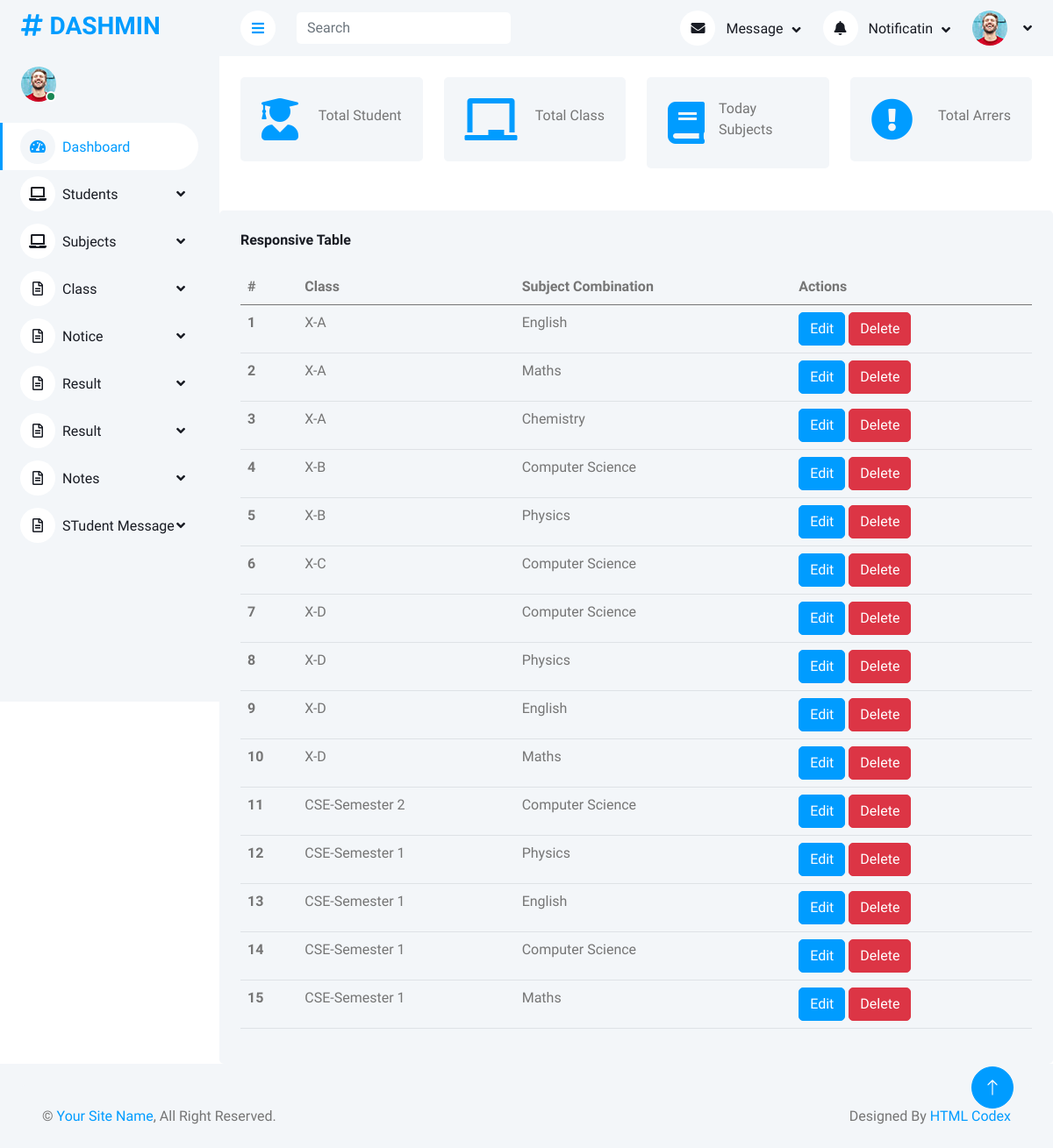
The app's page /manage/manage_subject_combination/, older data.
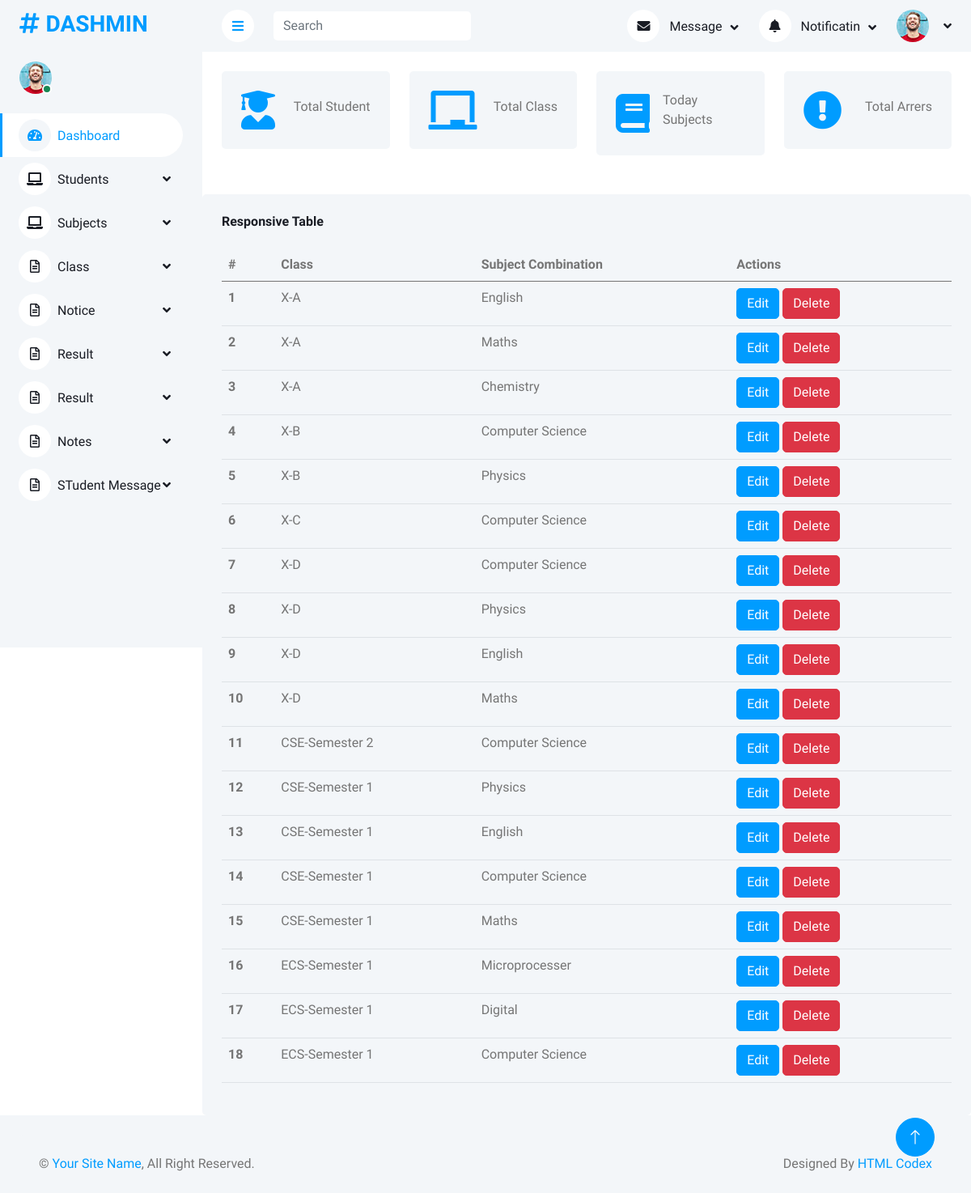
The same page, newer data.
### AdminApp/models.py (models this page shows, shortened)
class SubjectCombinationDb(models.Model):
    Class_Section=models.ForeignKey(ClassDb,on_delete=models.CASCADE,null=True,blank=True)
    Subject_Name=models.ForeignKey(SubjectDb,on_delete=models.CASCADE,null=True,blank=True)
    Created_At=models.DateTimeField(auto_now_add=True)
    Updated_At=models.DateTimeField(auto_now=True)

class ClassDb(models.Model):
    Class_Name=models.CharField(max_length=100,null=True,blank=True)
    Section=models.CharField(max_length=100,null=True,blank=True)
    Created_At=models.DateTimeField(auto_now_add=True)
    Updated_At=models.DateTimeField(auto_now=True)
    def __str__(self):
        return f"{self.Class_Name}-{self.Section}"

class SubjectDb(models.Model):
    Subject_Name=models.CharField(max_length=100,null=True,blank=True)
    Subject_Code=models.CharField(max_length=100,null=True,blank=True)
    Credit = models.IntegerField(null=True, blank=True)
    Created_At=models.DateTimeField(auto_now_add=True)
    Updated_At=models.DateTimeField(auto_now=True)
    def __str__(self):
        return self.Subject_Name

### AdminApp/views.py (the view)
# urls.py: path('manage_subject_combination/',views.manage_subject_combination,name='manage_subject_combination'),
def manage_subject_combination(request):
    data=SubjectCombinationDb.objects.all()
    return render(request,'Manage_Subject_Combination.html',{'data':data})

### AdminApp/templates/Manage_Subject_Combination.html (shortened to what this page needs)
<!DOCTYPE html>
{% extends 'Dashboard.html' %}
{% block content %}
<html lang="en">
<head>
</head>
<body>
    <div class="col-12 mt-5">
        <div class="bg-light rounded h-100 p-4">
            <h6 class="mb-4">Responsive Table</h6>
            <div class="table-responsive">
                <table class="table">
                    <thead>
                        <tr>
                            <th scope="col">#</th>
                            <th scope="col"> Class</th>
                            <th scope="col">Subject Combination</th>
                            <th scope="col">Actions</th>
                        </tr>
                    </thead>
                    <tbody>
                        {% for s in data %}
                        <tr>
                            <th scope="row">{{ forloop.counter }}</th>
                            <td>{{ s.Class_Section }}</td>
                            <td>{{ s.Subject_Name }}</td>
                            <td><a href="#" class="btn btn-primary">Edit</a>
                                <a href="{% url 'delete_subject_combination' s.id %}" class="btn btn-danger">Delete</td>
                        </tr>
                        {% endfor%}
                    </tbody>
                </table>
            </div>
        </div>
    </div>
</body>
</html>
{% endblock %}

Row changes from the older to the newer data that the page shows:
added SubjectCombinationDb: Class_Section "ECS-Semester 1", Subject_Name "Microprocesser"
added SubjectCombinationDb: Class_Section "ECS-Semester 1", Subject_Name "Digital"
added SubjectCombinationDb: Class_Section "ECS-Semester 1", Subject_Name "Computer Science"
